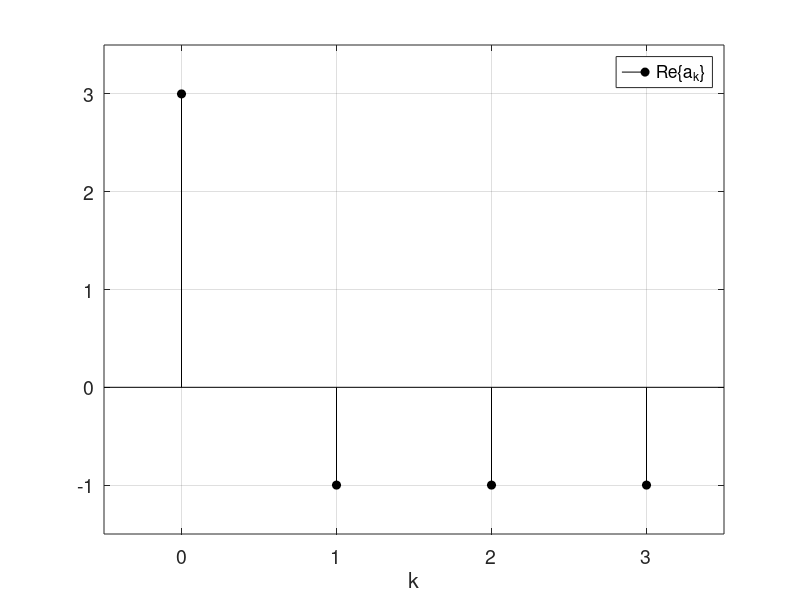
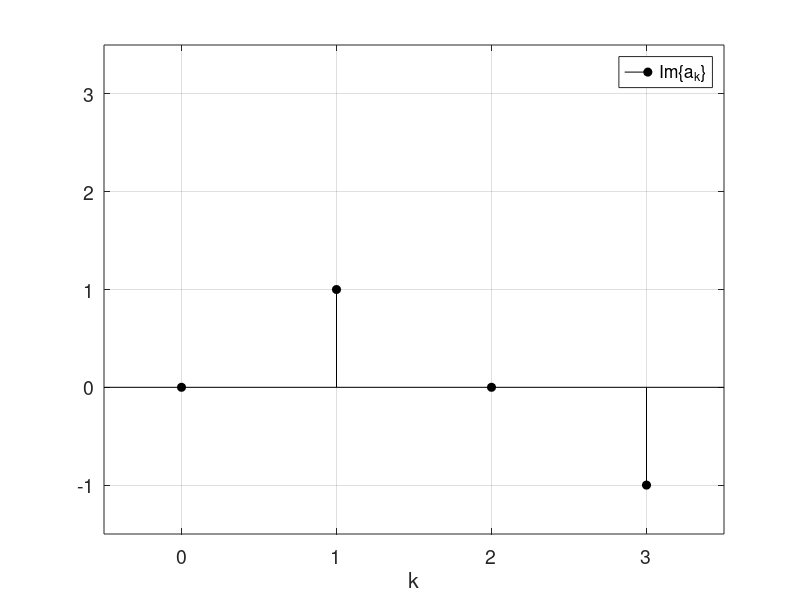

Write the MATLAB code that produced these figures, in order.
N = 4;
n = [0:1:N-1]';
x_n = 2*n
a_k = fft(x_n)/N

figure(1);
set(gcf, 'Position', [0 0 700 400])
stem(n, real(a_k), 'filled', 'black');
hold on;
axis([-0.5 3.5 -1.5 3.5]);
xticks(0:1:4);
grid on;
xlabel('k');
set(gcf,'color','white');
set(gca,'color','white');
set(gcf,'InvertHardCopy','off');
legend('Re\{a_k\}', 'Location','Northeast');
set(gca,'FontSize',14);

figure(2);
set(gcf, 'Position', [0 0 700 400])
stem(n, imag(a_k), 'filled', 'black');
hold on;
axis([-0.5 3.5 -1.5 3.5]);
xticks(0:1:4);
grid on;
xlabel('k');
set(gcf,'color','white');
set(gca,'color','white');
set(gcf,'InvertHardCopy','off');
legend('Im\{a_k\}', 'Location','Northeast');
set(gca,'FontSize',14);
